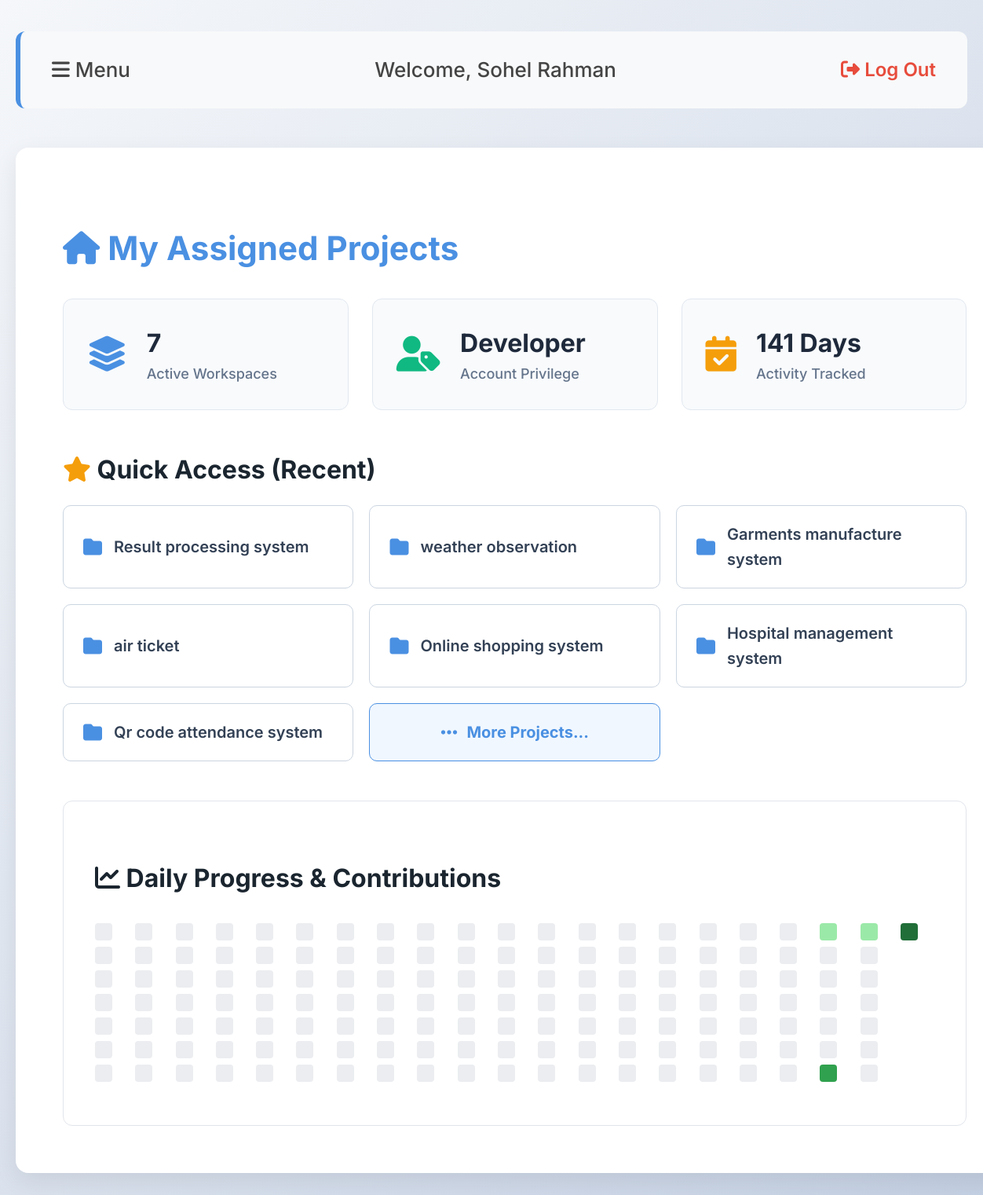
/ (signed in), run on the app's committed database.
### tables this page shows
CREATE TABLE users (
            id INTEGER PRIMARY KEY AUTOINCREMENT,
            username TEXT UNIQUE NOT NULL,
            password TEXT NOT NULL,
            role TEXT NOT NULL
        , full_name TEXT DEFAULT '', profile_image TEXT DEFAULT 'default.png');

CREATE TABLE projects (
            id INTEGER PRIMARY KEY AUTOINCREMENT,
            title TEXT NOT NULL,
            manager_id INTEGER,
            deadline DATE,
            status TEXT DEFAULT 'Ongoing'
        );

### app.py (the view, shortened to what this page needs)
@app.route('/')
def dashboard():
    if 'username' not in session:
        return redirect(url_for('login'))
    conn = get_db_connection()
    user_role = session.get('role')
    user_id = session.get('user_id')
    current_user = conn.execute('SELECT * FROM users WHERE id = ?', (user_id,)).fetchone()
    if user_role == 'admin':
        projects = conn.execute('SELECT * FROM projects ORDER BY id DESC LIMIT 7').fetchall()
        dashboard_title = "Global Project Overview (Admin)"
    else:
        projects = conn.execute('''
            SELECT DISTINCT projects.*
            FROM projects
            JOIN tasks ON projects.id = tasks.project_id
            JOIN task_assignments ON tasks.id = task_assignments.task_id
            WHERE task_assignments.developer_id = ?
            ORDER BY projects.id DESC LIMIT 7
        ''', (user_id,)).fetchall()
        dashboard_title = "My Assigned Projects"
    activities = conn.execute('SELECT date, count FROM activities WHERE user_id = ?', (user_id,)).fetchall()
    activity_dict = {row['date']: row['count'] for row in activities}
    today = date.today()
    days = []
    for i in range(140, -1, -1):
        d = (today - timedelta(days=i)).strftime('%Y-%m-%d')
        count = activity_dict.get(d, 0)
        level = 0
        if count > 0: level = 1
        if count >= 3: level = 2
        if count >= 5: level = 3
        if count >= 7: level = 4
        days.append({'date': d, 'level': level, 'count': count})
    conn.close()
    return render_template('dashboard.html', projects=projects, role=user_role, user=current_user,
                           dashboard_title=dashboard_title, days=days)

### app.py (called while the page is built)
def get_db_connection():
    conn = sqlite3.connect('project_manager.db', timeout=10.0)
    conn.row_factory = sqlite3.Row
    return conn

### templates/dashboard.html (shortened to what this page needs)
<!DOCTYPE html>
<html>
<head>
    <link rel="stylesheet" href="https://cdnjs.cloudflare.com/ajax/libs/font-awesome/6.4.0/css/all.min.css">
    <link rel="stylesheet" href="{{ url_for('static', filename='style.css') }}">
</head>
<body>
    <div id="main">
        <div class="nav-bar">
            <span class="hamburger-btn" onclick="openNav()">
                <i class="fas fa-bars"></i> Menu
            </span>
            <span>Welcome, {{ user.full_name or user.username }}</span>
            <a href="{{ url_for('logout') }}" class="logout-link">
                <i class="fas fa-sign-out-alt"></i> Log Out
            </a>
        </div>
        <div class="container">
            <h2><i class="fas fa-home"></i> {{ dashboard_title }}</h2>
            <div class="stats-grid">
                <div class="stat-card">
                    <i class="fas fa-layer-group" style="color: #4a90e2;"></i>
                    <div class="stat-info">
                        <h4>{{ projects|length }}</h4>
                        <p>Active Workspaces</p>
                    </div>
                </div>
                <div class="stat-card">
                    <i class="fas fa-user-tag" style="color: #10b981;"></i>
                    <div class="stat-info">
                        <h4>{{ role | capitalize }}</h4>
                        <p>Account Privilege</p>
                    </div>
                </div>
                <div class="stat-card">
                    <i class="fas fa-calendar-check" style="color: #f59e0b;"></i>
                    <div class="stat-info">
                        <h4>{{ days|length }} Days</h4>
                        <p>Activity Tracked</p>
                    </div>
                </div>
            </div>
            <div style="display: flex; justify-content: space-between; align-items: center; margin-bottom: 20px;">
                <h3 style="margin: 0;"><i class="fas fa-star" style="color: #f59e0b;"></i> Quick Access (Recent)</h3>
            </div>
            {% if projects %}
            <div class="quick-projects-grid">
                {% for project in projects %}
                <a href="{{ url_for('project_detail', project_id=project.id) }}" class="quick-project-card">
                    <i class="fas fa-folder"></i>
                    <span>{{ project.title }}</span>
                </a>
                {% endfor %}
                <a href="{{ url_for('project_list') }}" class="quick-project-card" style="background: #f0f7ff; border-color: #4a90e2; color: #4a90e2; justify-content: center;">
                    <i class="fas fa-ellipsis-h" style="font-size: 24px; margin-right: 12px; color: #4a90e2;"></i>
                    <span style="font-weight: 700;">More Projects...</span>
                </a>
            </div>
            {% endif %}
            <div class="graph-panel" style="margin-top: 50px;">
                <h3><i class="fas fa-chart-line"></i> Daily Progress & Contributions</h3>
                <div class="contribution-graph">
                    {% for day in days %}
                        <div class="graph-day" data-level="{{ day.level }}" title="{{ day.date }}: {{ day.count }} contributions"></div>
                    {% endfor %}
                </div>
            </div>
        </div>
    </div>
</body>
</html>

### static/style.css (style rules this page uses)
body { font-family: 'Inter', sans-serif; background: linear-gradient(135deg, #f5f7fa 0%, #c3cfe2 100%); background-attachment: fixed; color: #333; line-height: 1.6; margin: 0; padding: 40px 20px; font-size: 18px; }
h2 { font-size: 42px; color: #1a252f; font-weight: 700; margin-bottom: 30px; }
h3 { font-size: 32px; color: #1a252f; font-weight: 700; }
.container { width: 95%; max-width: 1400px; margin: 20px auto; background: #ffffff; padding: 60px; border-radius: 16px; box-shadow: 0 10px 30px rgba(0,0,0,0.08); }
.container h2, .container h2 i { color: #4a90e2; }
.nav-bar { display: flex; justify-content: space-between; align-items: center; background-color: #f8f9fa; padding: 28px 40px; border-radius: 12px; margin-bottom: 50px; border-left: 6px solid #4a90e2; }
.nav-bar span { font-size: 26px; font-weight: 500; color: #444; }
.logout-link { color: #e74c3c; font-size: 24px; font-weight: 600; text-decoration: none; transition: color 0.3s; }
.hamburger-btn { cursor: pointer; font-size: 34px; color: #4a90e2; margin-right: 25px; transition: transform 0.2s; }
.graph-panel { background: #fff; border-radius: 12px; padding: 40px; border: 1px solid #e1e5eb; margin-top: 50px; }
.contribution-graph { display: grid; grid-template-rows: repeat(7, 22px); grid-auto-flow: column; gap: 8px; overflow-x: auto; padding-bottom: 15px; }
.graph-day { width: 22px; height: 22px; border-radius: 4px; background-color: #ebedf0; }
.graph-day[data-level="1"] { background-color: #9be9a8; }
.graph-day[data-level="3"] { background-color: #30a14e; }
.graph-day[data-level="4"] { background-color: #216e39; }
.stats-grid { display: grid; grid-template-columns: repeat(auto-fit, minmax(280px, 1fr)); gap: 30px; margin-bottom: 50px; }
.stat-card { background: #f8fafc; border: 1px solid #e2e8f0; border-radius: 12px; padding: 30px; display: flex; align-items: center; transition: transform 0.2s, box-shadow 0.2s; }
.stat-card i { font-size: 45px; margin-right: 25px; }
.stat-info h4 { margin: 0; font-size: 32px; color: #1e293b; font-weight: 700; }
.stat-info p { margin: 0; font-size: 18px; color: #64748b; font-weight: 500; }
.quick-projects-grid { display: grid; grid-template-columns: repeat(auto-fill, minmax(300px, 1fr)); gap: 20px; margin-bottom: 50px; }
a.quick-project-card { background: #ffffff; border: 1px solid #cbd5e1; padding: 20px 25px; border-radius: 10px; text-decoration: none; color: #334155; font-size: 20px; font-weight: 600; display: flex; align-items: center; transition: all 0.2s; }
a.quick-project-card i { color: #4a90e2; margin-right: 15px; font-size: 24px; }

### data on the page
users: full_name "Sohel Rahman", role "Developer"
projects: title "Result processing system"
projects: title "weather observation"
projects: title "Garments manufacture system"
projects: title "air ticket"
projects: title "Online shopping system"
projects: title "Hospital management system"
projects: title "Qr code attendance system"

### other printed values
{{ dashboard_title }} "My Assigned Projects"
{{ projects|length }} "7"
{{ days|length }} "141"
